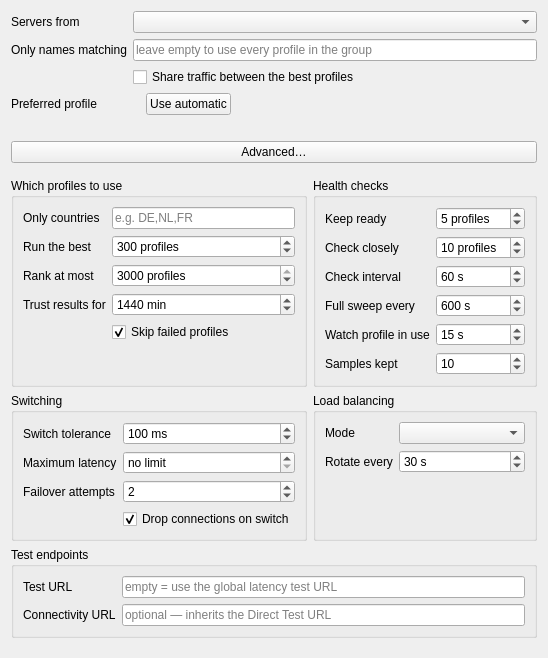
<?xml version="1.0" encoding="UTF-8"?>
<ui version="4.0">
 <class>EditAutoSelector</class>
 <widget class="QWidget" name="EditAutoSelector">
  <property name="windowTitle">
   <string notr="true">EditAutoSelector</string>
  </property>
  <layout class="QVBoxLayout" name="verticalLayout">
   <item>
    <layout class="QFormLayout" name="basic_layout">
     <property name="fieldGrowthPolicy">
      <enum>QFormLayout::AllNonFixedFieldsGrow</enum>
     </property>
     <item row="0" column="0">
      <widget class="QLabel" name="group_l">
       <property name="text">
        <string>Servers from</string>
       </property>
      </widget>
     </item>
     <item row="0" column="1">
      <widget class="QComboBox" name="group">
       <property name="toolTip">
        <string>The group whose profiles this selector picks from. New servers added by a subscription update join automatically — you never have to edit this profile again.</string>
       </property>
      </widget>
     </item>
     <item row="1" column="0">
      <widget class="QLabel" name="name_filter_l">
       <property name="text">
        <string>Only names matching</string>
       </property>
      </widget>
     </item>
     <item row="1" column="1">
      <widget class="QLineEdit" name="name_filter">
       <property name="placeholderText">
        <string>leave empty to use every profile in the group</string>
       </property>
       <property name="toolTip">
        <string>Optional regular expression. Only profiles whose name matches are considered — useful to pick out one country or provider.</string>
       </property>
      </widget>
     </item>
     <item row="2" column="1">
      <widget class="QCheckBox" name="balance">
       <property name="text">
        <string>Share traffic between the best profiles</string>
       </property>
       <property name="toolTip">
        <string>Off by default: one profile carries everything and the rest stand by. Turn on to spread traffic over the profiles that are confirmed working.</string>
       </property>
      </widget>
     </item>
     <item row="3" column="0">
      <widget class="QLabel" name="pinned_l">
       <property name="text">
        <string>Preferred profile</string>
       </property>
      </widget>
     </item>
     <item row="3" column="1">
      <layout class="QHBoxLayout" name="pinned_layout">
       <item>
        <widget class="QLabel" name="pinned_name">
         <property name="text">
          <string/>
         </property>
         <property name="wordWrap">
          <bool>true</bool>
         </property>
        </widget>
       </item>
       <item>
        <widget class="QPushButton" name="pinned_clear">
         <property name="text">
          <string>Use automatic</string>
         </property>
         <property name="toolTip">
          <string>Stop preferring this profile and let the selector choose on measurements again.</string>
         </property>
        </widget>
       </item>
       <item>
        <spacer name="pinned_spacer">
         <property name="orientation">
          <enum>Qt::Horizontal</enum>
         </property>
         <property name="sizeHint" stdset="0">
          <size>
           <width>0</width>
           <height>0</height>
          </size>
         </property>
        </spacer>
       </item>
      </layout>
     </item>
     <item row="4" column="1">
      <widget class="QLabel" name="plan_summary">
       <property name="text">
        <string/>
       </property>
       <property name="wordWrap">
        <bool>true</bool>
       </property>
      </widget>
     </item>
    </layout>
   </item>
   <item>
    <widget class="QPushButton" name="advanced_toggle">
     <property name="text">
      <string>Advanced…</string>
     </property>
     <property name="checkable">
      <bool>true</bool>
     </property>
     <property name="toolTip">
      <string>Everything here has a working default. Open it only if you want to tune how the selector measures and switches.</string>
     </property>
    </widget>
   </item>
   <item>
    <widget class="QWidget" name="advanced_area" native="true">
     <layout class="QGridLayout" name="advanced_layout">
      <property name="leftMargin">
       <number>0</number>
      </property>
      <property name="rightMargin">
       <number>0</number>
      </property>
      <item row="0" column="0">
       <widget class="QGroupBox" name="membership_box">
        <property name="title">
         <string>Which profiles to use</string>
        </property>
        <layout class="QFormLayout" name="membership_layout">
         <property name="fieldGrowthPolicy">
          <enum>QFormLayout::AllNonFixedFieldsGrow</enum>
         </property>
         <item row="0" column="0">
          <widget class="QLabel" name="country_filter_l">
           <property name="text">
            <string>Only countries</string>
           </property>
          </widget>
         </item>
         <item row="0" column="1">
          <widget class="QLineEdit" name="country_filter">
           <property name="placeholderText">
            <string>e.g. DE,NL,FR</string>
           </property>
           <property name="toolTip">
            <string>Comma-separated country codes, empty means any. Uses the country found by the IP test, so profiles that were never IP-tested are skipped while this is set.</string>
           </property>
          </widget>
         </item>
         <item row="1" column="0">
          <widget class="QLabel" name="build_limit_l">
           <property name="text">
            <string>Run the best</string>
           </property>
          </widget>
         </item>
         <item row="1" column="1">
          <widget class="QSpinBox" name="build_limit">
           <property name="minimum">
            <number>1</number>
           </property>
           <property name="maximum">
            <number>500</number>
           </property>
           <property name="suffix">
            <string> profiles</string>
           </property>
           <property name="toolTip">
            <string>How many profiles are loaded into the running config. The selector switches between these instantly, with no reconnect. Higher costs more memory and startup time.</string>
           </property>
           <property name="value">
            <number>300</number>
           </property>
          </widget>
         </item>
         <item row="2" column="0">
          <widget class="QLabel" name="pool_cap_l">
           <property name="text">
            <string>Rank at most</string>
           </property>
          </widget>
         </item>
         <item row="2" column="1">
          <widget class="QSpinBox" name="pool_cap">
           <property name="minimum">
            <number>1</number>
           </property>
           <property name="maximum">
            <number>3000</number>
           </property>
           <property name="suffix">
            <string> profiles</string>
           </property>
           <property name="toolTip">
            <string>Hard ceiling on how many profiles are measured and kept in the ranked list. When every running profile dies, replacements are taken from this list.</string>
           </property>
           <property name="value">
            <number>3000</number>
           </property>
          </widget>
         </item>
         <item row="3" column="0">
          <widget class="QLabel" name="result_validity_l">
           <property name="text">
            <string>Trust results for</string>
           </property>
          </widget>
         </item>
         <item row="3" column="1">
          <widget class="QSpinBox" name="result_validity">
           <property name="maximum">
            <number>10080</number>
           </property>
           <property name="suffix">
            <string> min</string>
           </property>
           <property name="specialValueText">
            <string>always re-test</string>
           </property>
           <property name="toolTip">
            <string>URL test results this recent are reused instead of being measured again — including tests you ran yourself on the group, so starting the selector right after one does not repeat the work. Older results are treated as if the profile had never been tested. Set to zero to always run a fresh test.</string>
           </property>
           <property name="value">
            <number>1440</number>
           </property>
          </widget>
         </item>
         <item row="4" column="1">
          <widget class="QCheckBox" name="exclude_unavailable">
           <property name="text">
            <string>Skip failed profiles</string>
           </property>
           <property name="checked">
            <bool>true</bool>
           </property>
           <property name="toolTip">
            <string>Keeps servers whose last test failed out of the pool, as long as that result is still within the trust window. Turn off if your tests are unreliable and you would rather let the selector decide for itself.</string>
           </property>
          </widget>
         </item>
        </layout>
       </widget>
      </item>
      <item row="0" column="1">
       <widget class="QGroupBox" name="health_box">
        <property name="title">
         <string>Health checks</string>
        </property>
        <layout class="QFormLayout" name="health_layout">
         <property name="fieldGrowthPolicy">
          <enum>QFormLayout::AllNonFixedFieldsGrow</enum>
         </property>
         <item row="0" column="0">
          <widget class="QLabel" name="expected_l">
           <property name="text">
            <string>Keep ready</string>
           </property>
          </widget>
         </item>
         <item row="0" column="1">
          <widget class="QSpinBox" name="expected">
           <property name="minimum">
            <number>1</number>
           </property>
           <property name="maximum">
            <number>500</number>
           </property>
           <property name="suffix">
            <string> profiles</string>
           </property>
           <property name="toolTip">
            <string>How many profiles are kept confirmed working at all times, so a failure can be covered instantly. These are also the ones traffic is shared between when balancing is on.</string>
           </property>
           <property name="value">
            <number>5</number>
           </property>
          </widget>
         </item>
         <item row="1" column="0">
          <widget class="QLabel" name="active_size_l">
           <property name="text">
            <string>Check closely</string>
           </property>
          </widget>
         </item>
         <item row="1" column="1">
          <widget class="QSpinBox" name="active_size">
           <property name="minimum">
            <number>1</number>
           </property>
           <property name="maximum">
            <number>500</number>
           </property>
           <property name="suffix">
            <string> profiles</string>
           </property>
           <property name="toolTip">
            <string>The top-ranked profiles are re-checked every interval. The rest are still checked, just spread over the slower full sweep.</string>
           </property>
           <property name="value">
            <number>10</number>
           </property>
          </widget>
         </item>
         <item row="2" column="0">
          <widget class="QLabel" name="interval_l">
           <property name="text">
            <string>Check interval</string>
           </property>
          </widget>
         </item>
         <item row="2" column="1">
          <widget class="QSpinBox" name="interval">
           <property name="minimum">
            <number>10</number>
           </property>
           <property name="maximum">
            <number>3600</number>
           </property>
           <property name="suffix">
            <string> s</string>
           </property>
           <property name="toolTip">
            <string>How often the closely-checked profiles are measured again.</string>
           </property>
           <property name="value">
            <number>60</number>
           </property>
          </widget>
         </item>
         <item row="3" column="0">
          <widget class="QLabel" name="bench_interval_l">
           <property name="text">
            <string>Full sweep every</string>
           </property>
          </widget>
         </item>
         <item row="3" column="1">
          <widget class="QSpinBox" name="bench_interval">
           <property name="minimum">
            <number>10</number>
           </property>
           <property name="maximum">
            <number>86400</number>
           </property>
           <property name="suffix">
            <string> s</string>
           </property>
           <property name="toolTip">
            <string>How long one pass over every running profile takes. Checks are spread evenly across it, so a large pool never causes a burst of traffic.</string>
           </property>
           <property name="value">
            <number>600</number>
           </property>
          </widget>
         </item>
         <item row="4" column="0">
          <widget class="QLabel" name="watch_interval_l">
           <property name="text">
            <string>Watch profile in use</string>
           </property>
          </widget>
         </item>
         <item row="4" column="1">
          <widget class="QSpinBox" name="watch_interval">
           <property name="minimum">
            <number>5</number>
           </property>
           <property name="maximum">
            <number>3600</number>
           </property>
           <property name="suffix">
            <string> s</string>
           </property>
           <property name="toolTip">
            <string>How often the profile currently carrying your traffic is checked on its own. Keep this short: a server can stop working while still accepting connections, and nothing else would notice until the next full check.</string>
           </property>
           <property name="value">
            <number>15</number>
           </property>
          </widget>
         </item>
         <item row="5" column="0">
          <widget class="QLabel" name="sampling_l">
           <property name="text">
            <string>Samples kept</string>
           </property>
          </widget>
         </item>
         <item row="5" column="1">
          <widget class="QSpinBox" name="sampling">
           <property name="minimum">
            <number>2</number>
           </property>
           <property name="maximum">
            <number>60</number>
           </property>
           <property name="toolTip">
            <string>Ranking uses the average and the jitter over this many recent checks, so a single bad result cannot demote a good server.</string>
           </property>
           <property name="value">
            <number>10</number>
           </property>
          </widget>
         </item>
        </layout>
       </widget>
      </item>
      <item row="1" column="0">
       <widget class="QGroupBox" name="switching_box">
        <property name="title">
         <string>Switching</string>
        </property>
        <layout class="QFormLayout" name="switching_layout">
         <property name="fieldGrowthPolicy">
          <enum>QFormLayout::AllNonFixedFieldsGrow</enum>
         </property>
         <item row="0" column="0">
          <widget class="QLabel" name="tolerance_l">
           <property name="text">
            <string>Switch tolerance</string>
           </property>
          </widget>
         </item>
         <item row="0" column="1">
          <widget class="QSpinBox" name="tolerance">
           <property name="maximum">
            <number>10000</number>
           </property>
           <property name="suffix">
            <string> ms</string>
           </property>
           <property name="toolTip">
            <string>Another profile must be at least this much faster before the selector moves to it. Higher values mean fewer switches.</string>
           </property>
           <property name="value">
            <number>100</number>
           </property>
          </widget>
         </item>
         <item row="1" column="0">
          <widget class="QLabel" name="max_rtt_l">
           <property name="text">
            <string>Maximum latency</string>
           </property>
          </widget>
         </item>
         <item row="1" column="1">
          <widget class="QSpinBox" name="max_rtt">
           <property name="maximum">
            <number>60000</number>
           </property>
           <property name="suffix">
            <string> ms</string>
           </property>
           <property name="specialValueText">
            <string>no limit</string>
           </property>
           <property name="toolTip">
            <string>Profiles slower than this are never selected, even if nothing better is available.</string>
           </property>
          </widget>
         </item>
         <item row="2" column="0">
          <widget class="QLabel" name="dial_retries_l">
           <property name="text">
            <string>Failover attempts</string>
           </property>
          </widget>
         </item>
         <item row="2" column="1">
          <widget class="QSpinBox" name="dial_retries">
           <property name="maximum">
            <number>5</number>
           </property>
           <property name="toolTip">
            <string>When the chosen profile fails to connect, how many others to try immediately before the app sees an error.</string>
           </property>
           <property name="value">
            <number>2</number>
           </property>
          </widget>
         </item>
         <item row="3" column="1">
          <widget class="QCheckBox" name="interrupt_on_switch">
           <property name="text">
            <string>Drop connections on switch</string>
           </property>
           <property name="checked">
            <bool>true</bool>
           </property>
           <property name="toolTip">
            <string>Applies when the selector switches because a profile got worse or failed. On: everything moves to the new profile at once. Off: current downloads finish on the old one. Balance rotations never drop connections either way.</string>
           </property>
          </widget>
         </item>
        </layout>
       </widget>
      </item>
      <item row="1" column="1">
       <widget class="QGroupBox" name="balance_box">
        <property name="title">
         <string>Load balancing</string>
        </property>
        <layout class="QFormLayout" name="balance_layout">
         <property name="fieldGrowthPolicy">
          <enum>QFormLayout::AllNonFixedFieldsGrow</enum>
         </property>
         <item row="0" column="0">
          <widget class="QLabel" name="balance_mode_l">
           <property name="text">
            <string>Mode</string>
           </property>
          </widget>
         </item>
         <item row="0" column="1">
          <widget class="QComboBox" name="balance_mode">
           <property name="toolTip">
            <string>How traffic is spread over the ready profiles.</string>
           </property>
          </widget>
         </item>
         <item row="1" column="0">
          <widget class="QLabel" name="balance_interval_l">
           <property name="text">
            <string>Rotate every</string>
           </property>
          </widget>
         </item>
         <item row="1" column="1">
          <widget class="QSpinBox" name="balance_interval">
           <property name="minimum">
            <number>5</number>
           </property>
           <property name="maximum">
            <number>3600</number>
           </property>
           <property name="suffix">
            <string> s</string>
           </property>
           <property name="toolTip">
            <string>How long the selector stays on one profile before moving to the next ready one.</string>
           </property>
           <property name="value">
            <number>30</number>
           </property>
          </widget>
         </item>
         <item row="2" column="0" colspan="2">
          <widget class="QLabel" name="balance_hint">
           <property name="text">
            <string/>
           </property>
           <property name="wordWrap">
            <bool>true</bool>
           </property>
          </widget>
         </item>
        </layout>
       </widget>
      </item>
      <item row="2" column="0" colspan="2">
       <widget class="QGroupBox" name="endpoints_box">
        <property name="title">
         <string>Test endpoints</string>
        </property>
        <layout class="QFormLayout" name="endpoints_layout">
         <property name="fieldGrowthPolicy">
          <enum>QFormLayout::AllNonFixedFieldsGrow</enum>
         </property>
         <item row="0" column="0">
          <widget class="QLabel" name="test_url_l">
           <property name="text">
            <string>Test URL</string>
           </property>
          </widget>
         </item>
         <item row="0" column="1">
          <widget class="QLineEdit" name="test_url">
           <property name="placeholderText">
            <string>empty = use the global latency test URL</string>
           </property>
           <property name="toolTip">
            <string>Fetched through each profile to measure it.</string>
           </property>
          </widget>
         </item>
         <item row="1" column="0">
          <widget class="QLabel" name="connectivity_url_l">
           <property name="text">
            <string>Connectivity URL</string>
           </property>
          </widget>
         </item>
         <item row="1" column="1">
          <widget class="QLineEdit" name="connectivity_url">
           <property name="placeholderText">
            <string>optional — inherits the Direct Test URL</string>
           </property>
           <property name="toolTip">
            <string>Fetched WITHOUT the proxy to tell a dead internet connection apart from dead servers, and to notice the moment it comes back. Leave empty to inherit the Direct Test URL from Basic Settings, and empty there too to rely on the operating system's network state. A URL that turns out to be blocked can only delay a resume by a few minutes; it can never keep the selector paused.</string>
           </property>
          </widget>
         </item>
        </layout>
       </widget>
      </item>
     </layout>
    </widget>
   </item>
   <item>
    <spacer name="bottom_spacer">
     <property name="orientation">
      <enum>Qt::Vertical</enum>
     </property>
     <property name="sizeHint" stdset="0">
      <size>
       <width>0</width>
       <height>0</height>
      </size>
     </property>
    </spacer>
   </item>
  </layout>
 </widget>
 <tabstops>
  <tabstop>group</tabstop>
  <tabstop>name_filter</tabstop>
  <tabstop>balance</tabstop>
  <tabstop>pinned_clear</tabstop>
  <tabstop>advanced_toggle</tabstop>
  <tabstop>country_filter</tabstop>
  <tabstop>build_limit</tabstop>
  <tabstop>pool_cap</tabstop>
  <tabstop>result_validity</tabstop>
  <tabstop>exclude_unavailable</tabstop>
  <tabstop>expected</tabstop>
  <tabstop>active_size</tabstop>
  <tabstop>interval</tabstop>
  <tabstop>bench_interval</tabstop>
  <tabstop>watch_interval</tabstop>
  <tabstop>sampling</tabstop>
  <tabstop>tolerance</tabstop>
  <tabstop>max_rtt</tabstop>
  <tabstop>dial_retries</tabstop>
  <tabstop>interrupt_on_switch</tabstop>
  <tabstop>balance_mode</tabstop>
  <tabstop>balance_interval</tabstop>
  <tabstop>test_url</tabstop>
  <tabstop>connectivity_url</tabstop>
 </tabstops>
 <resources/>
 <connections/>
</ui>
